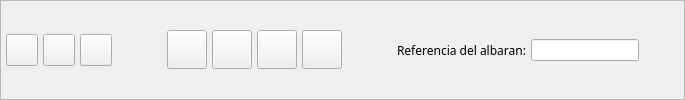
      <widget class="QFrame" name="frame_3" >
       <property name="sizePolicy" >
        <sizepolicy>
         <hsizetype>5</hsizetype>
         <vsizetype>1</vsizetype>
         <horstretch>0</horstretch>
         <verstretch>0</verstretch>
        </sizepolicy>
       </property>
       <property name="frameShape" >
        <enum>QFrame::StyledPanel</enum>
       </property>
       <property name="frameShadow" >
        <enum>QFrame::Raised</enum>
       </property>
       <layout class="QHBoxLayout" >
        <property name="margin" >
         <number>5</number>
        </property>
        <property name="spacing" >
         <number>5</number>
        </property>
        <item>
         <widget class="QToolButton" name="mui_guardar" >
          <property name="minimumSize" >
           <size>
            <width>32</width>
            <height>32</height>
           </size>
          </property>
          <property name="toolTip" >
           <string>Guardar albaran</string>
          </property>
          <property name="whatsThis" >
           <string>Guardar albaran</string>
          </property>
          <property name="text" >
           <string/>
          </property>
          <property name="icon" >
           <iconset resource="../../bulmages-recursos-graficos.qrc" >:/Genericos32x32/images/pendientes/i_save.xpm</iconset>
          </property>
          <property name="iconSize" >
           <size>
            <width>22</width>
            <height>22</height>
           </size>
          </property>
         </widget>
        </item>
        <item>
         <widget class="QToolButton" name="mui_borrar" >
          <property name="minimumSize" >
           <size>
            <width>32</width>
            <height>32</height>
           </size>
          </property>
          <property name="toolTip" >
           <string>Borrar albaran</string>
          </property>
          <property name="whatsThis" >
           <string>Borrar albaran</string>
          </property>
          <property name="text" >
           <string/>
          </property>
          <property name="icon" >
           <iconset resource="../../bulmages-recursos-graficos.qrc" >:/Genericos32x32/images/pendientes/i_editDelete.png</iconset>
          </property>
          <property name="iconSize" >
           <size>
            <width>22</width>
            <height>22</height>
           </size>
          </property>
         </widget>
        </item>
        <item>
         <widget class="QToolButton" name="mui_imprimir" >
          <property name="minimumSize" >
           <size>
            <width>32</width>
            <height>32</height>
           </size>
          </property>
          <property name="toolTip" >
           <string>Imprimir albaran</string>
          </property>
          <property name="whatsThis" >
           <string>Imprimir albaran</string>
          </property>
          <property name="text" >
           <string/>
          </property>
          <property name="icon" >
           <iconset resource="../../bulmages-recursos-graficos.qrc" >:/Genericos32x32/images/pendientes/i_filePrint.xpm</iconset>
          </property>
          <property name="iconSize" >
           <size>
            <width>22</width>
            <height>22</height>
           </size>
          </property>
         </widget>
        </item>
        <item>
         <spacer>
          <property name="orientation" >
           <enum>Qt::Horizontal</enum>
          </property>
          <property name="sizeType" >
           <enum>QSizePolicy::Expanding</enum>
          </property>
          <property name="sizeHint" >
           <size>
            <width>50</width>
            <height>36</height>
           </size>
          </property>
         </spacer>
        </item>
        <item>
         <widget class="QToolButton" name="mui_verpedidocliente" >
          <property name="minimumSize" >
           <size>
            <width>32</width>
            <height>32</height>
           </size>
          </property>
          <property name="toolTip" >
           <string>Ver pedido de cliente</string>
          </property>
          <property name="whatsThis" >
           <string>Ver pedido de cliente</string>
          </property>
          <property name="text" >
           <string/>
          </property>
          <property name="icon" >
           <iconset resource="../../bulmages-recursos-graficos.qrc" >:/Bulmafact48x48/images/png/48x48/i_bulmages_ventas_pedidos.48x48.png</iconset>
          </property>
          <property name="iconSize" >
           <size>
            <width>32</width>
            <height>32</height>
           </size>
          </property>
         </widget>
        </item>
        <item>
         <widget class="QToolButton" name="mui_facturar" >
          <property name="minimumSize" >
           <size>
            <width>32</width>
            <height>32</height>
           </size>
          </property>
          <property name="toolTip" >
           <string>Pasar a factura</string>
          </property>
          <property name="whatsThis" >
           <string>Pasar a factura</string>
          </property>
          <property name="text" >
           <string/>
          </property>
          <property name="icon" >
           <iconset resource="../../bulmages-recursos-graficos.qrc" >:/Bulmafact48x48/images/png/48x48/i_bulmages_ventas_facturas.48x48.png</iconset>
          </property>
          <property name="iconSize" >
           <size>
            <width>32</width>
            <height>32</height>
           </size>
          </property>
         </widget>
        </item>
        <item>
         <widget class="QToolButton" name="mui_agregarafactura" >
          <property name="minimumSize" >
           <size>
            <width>32</width>
            <height>32</height>
           </size>
          </property>
          <property name="toolTip" >
           <string>Agregar a factura</string>
          </property>
          <property name="whatsThis" >
           <string>Agregar a factura</string>
          </property>
          <property name="text" >
           <string/>
          </property>
          <property name="icon" >
           <iconset resource="../../bulmages-recursos-graficos.qrc" >:/Bulmafact48x48/images/png/48x48/i_bulmages_ventas_facturas_mas.48x48.png</iconset>
          </property>
          <property name="iconSize" >
           <size>
            <width>32</width>
            <height>32</height>
           </size>
          </property>
         </widget>
        </item>
        <item>
         <widget class="QToolButton" name="mui_cobrar" >
          <property name="minimumSize" >
           <size>
            <width>32</width>
            <height>32</height>
           </size>
          </property>
          <property name="toolTip" >
           <string>Agregar a factura existente</string>
          </property>
          <property name="whatsThis" >
           <string>Agregar a factura existente</string>
          </property>
          <property name="text" >
           <string/>
          </property>
          <property name="icon" >
           <iconset resource="../../bulmages-recursos-graficos.qrc" >:/Bulmafact48x48/images/png/48x48/i_bulmages_cobros.48x48.png</iconset>
          </property>
          <property name="iconSize" >
           <size>
            <width>32</width>
            <height>32</height>
           </size>
          </property>
         </widget>
        </item>
        <item>
         <spacer>
          <property name="orientation" >
           <enum>Qt::Horizontal</enum>
          </property>
          <property name="sizeType" >
           <enum>QSizePolicy::Expanding</enum>
          </property>
          <property name="sizeHint" >
           <size>
            <width>50</width>
            <height>44</height>
           </size>
          </property>
         </spacer>
        </item>
        <item>
         <widget class="QLabel" name="" >
          <property name="font" >
           <font>
            <family>Sans Serif</family>
            <pointsize>9</pointsize>
            <weight>50</weight>
            <italic>false</italic>
            <bold>false</bold>
            <underline>false</underline>
            <strikeout>false</strikeout>
           </font>
          </property>
          <property name="text" >
           <string>Referencia del albaran:</string>
          </property>
         </widget>
        </item>
        <item>
         <widget class="BusquedaReferencia" name="m_refalbaran" />
        </item>
        <item>
         <spacer>
          <property name="orientation" >
           <enum>Qt::Horizontal</enum>
          </property>
          <property name="sizeHint" >
           <size>
            <width>40</width>
            <height>20</height>
           </size>
          </property>
         </spacer>
        </item>
       </layout>
      </widget>
